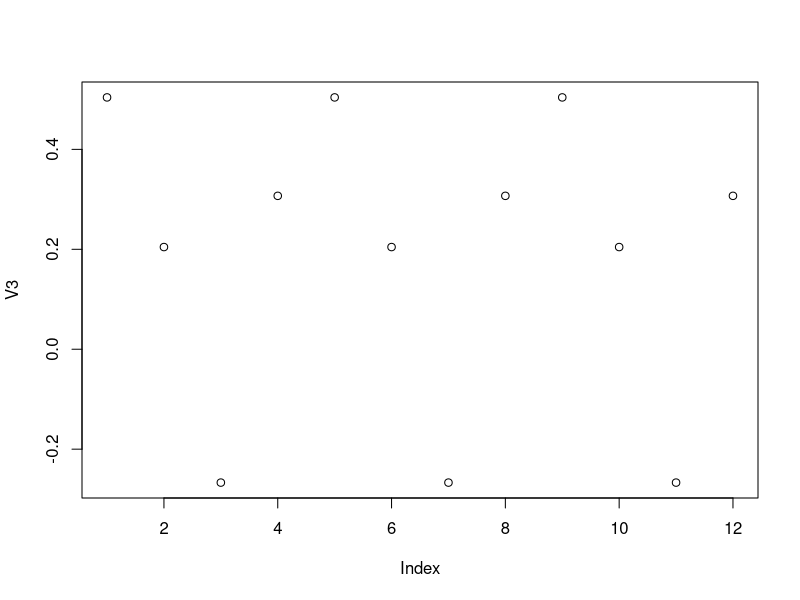

Write R code to recreate this figure.
## ---- chunk 1
library(knitr)
library(data.table)
## ---- chunk 2
options(knitr.table.format = "html", width = 140)
knitr::opts_chunk$set(echo = TRUE, message = FALSE, warning = FALSE, fig.width = 12, fig.height = 8)
## ---- chunk 3
DT <- data.table(
  V1 = c(1L, 2L),
  V2 = LETTERS[1:3],
  V3 = round(rnorm(4), 4),
  V4 = 1:12
)
DT
## ---- chunk 4
reset_DT = function(){
  DT <- data.table(
    V1 = c(1L, 2L),
    V2 = LETTERS[1:3],
    V3 = round(rnorm(4), 4),
    V4 = 1:12
  )
  return(DT)
}
## ---- chunk 5
DT[3:5,] # or DT[3:5]
## ---- chunk 6
DT[V2 == "A"] # selects all rows that have value "A"
## ---- chunk 7
DT[V2 %in% c("A", "C")] # all rows that have "A" or "C" in column V2
## ---- chunk 8
DT[, V2]
## ---- chunk 9
DT[, .(V2, V3)] # returns a data.table
## ---- chunk 10
DT[, c(V2,V3)] # returns a vector
## ---- chunk 11
DT[, sum(V1)] # returns the sum of all elements in V1 as a vector
## ---- chunk 12
DT[, .(sum(V1), sd(V3))] # returns sum of V1 and sd of V3 in a data.table
## ---- chunk 13
DT[, .(Aggregate = sum(V1), Sd.V3 = sd(V3))]
## ---- chunk 14
DT[, .(V1, Sd.V3 = sd(V3))] # Sd.V3 gets recycled
## ---- chunk 15
DT[, {print(V2)  # like in-line funciton
      plot(V3)
      NULL}]
## ---- chunk 16
DT[, .(V4.Sum = sum(V4)), by = V1] # the sum of V4 for every group in V1
## ---- chunk 17
DT[, .(V4.mean = mean(V4)), by = V2] # the mean of V4 in subgroups of V2
## ---- chunk 18
DT[, .(V4.Sum = sum(V4)), by = .(V1,V2)]
## ---- chunk 19
DT[, .(V4.Sum = sum(V4)), by = sign(V1-1)]
## ---- chunk 20
DT[, .(V4.Sum = sum(V4)), by = .(V1.01 = sign(V1-1))]
## ---- chunk 21
DT[1:5, .(V4.Sum = sum(V4)), by = V1]
## ---- chunk 22
DT[, .N, by = V1]
## ---- chunk 23
DT[,.N]
## ---- chunk 24
DT[, V1 := round(exp(V1), 2)] # V1 is updated
DT
## ---- chunk 25
DT <- reset_DT()
DT[, c("V1", "V2") := .(round(exp(V1),2), rep(LETTERS[4:6],4))]
DT
## ---- chunk 26
DT <- reset_DT()
DT[, `:=` (V1 = round(exp(V1),2), V2 = rep(LETTERS[4:6],4))]
DT
## ---- chunk 27
DT[, V1 := NULL]
DT
## ---- chunk 28
DT <- reset_DT()
DT[, c("V1", "V2") := NULL]
DT
## ---- chunk 29
DT <- reset_DT()
Cols.chosen <- c("V1", "V2")
DT[, (Cols.chosen) := NULL]
DT
## ---- chunk 30
DT <- reset_DT()
setkey(DT, V2)
DT
## ---- chunk 31
key(DT)
## ---- chunk 32
DT["A"]
## ---- chunk 33
DT[c("A", "C")]
## ---- chunk 34
DT["A", mult = "first"] # returns the first row of all rows that match the value "A" for V2
## ---- chunk 35
DT[c("A", "D"), nomatch = 0] # returns all rows with "A" or "D". Since no "D", it is not returned because of nomatch
## ---- chunk 36
DT[c("A","D")]
## ---- chunk 37
DT[c("A","C"), sum(V4)] # returns the sum of V4 for rows of V2 with values "A", and "C"
## ---- chunk 38
DT[c("A","C"), sum(V4), by = .EACHI] # returns data.table with separate sums for V4 for rows with "A" or "C" under V2
## ---- chunk 39
setkey(DT, V1, V2)
key(DT)
## ---- chunk 40
DT[.(2, "C")] # select rows with V1 = 2 and V2 = "C"
## ---- chunk 41
DT[.(2, c("A", "C"))]
## ---- chunk 42
DT[, print(.SD), by = V3] # to show what is in .SD
## ---- chunk 43
DT[, .SD[c(1, .N)], by = V2]
## ---- chunk 44
DT[, lapply(.SD, sum), by = V2] # sum of the rows of each subgroup of V2 for all of the columns
## ---- chunk 45
DT[, lapply(.SD, sum), by = V2, .SDcols = c("V3", "V4")]
## ---- chunk 46
DT_v4sum <-  DT[, .(V4.Sum = sum(V4)), by = V2]
DT_v4sum
## ---- chunk 47
DT_v4sum <- DT_v4sum[V4.Sum < 30]
DT_v4sum
## ---- chunk 48
DT_v4sum <- DT_v4sum[,][order(-V4.Sum)]
DT_v4sum
## ---- chunk 49
DT_v4sum <- DT[, .(V4.Sum = sum(V4)), by = V2][V4.Sum < 30][order(-V4.Sum)]
DT_v4sum
## ---- chunk 50
rows <- list(3:4, 5:6)
cols <- 1:2
for(i in seq_along(rows)){
  set(DT, i = rows[[i]], j = cols[i], value = NA)
}
DT
## ---- chunk 51
setnames(DT, c("V2", "V3"), c("V2.rating", "V3.datacamp"))
DT
## ---- chunk 52
DT <- reset_DT()
setcolorder(DT, c("V2","V1","V4","V3"))
DT
